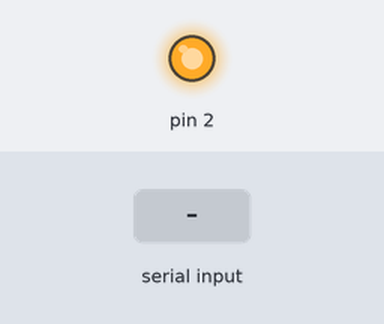
A sketch run on a simulated Arduino Uno, built with avr-gcc and run on an emulated ATmega328P. Parts: output pins drawn as LEDs (lit = HIGH). The inputs (shaded band) are chosen by the test bench.

Above: at 1.2 s.
1.3 s: "stop\n" received over Serial
Timing chart, 0 to 4.3 s (numbered marks = the images above; inputs shaded):
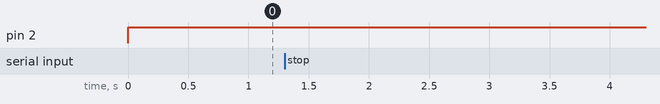

The sketch:

TesterFile.ino
```cpp
String binaryInput = "";

void setup() {
  // put your setup code here, to run once:
  pinMode(2, OUTPUT);
  Serial.begin(9600);
  while(!Serial);
}

void loop() {
  // put your main  code here, to run repeatedly:
  digitalWrite(2, HIGH);
  if(Serial.readStringUntil('\n') == "stop"){
    digitalWrite(2, LOW);
  }
}

String binaryToText(){
  String text = "";
  int len = binaryInput.length();
  for(int i = 0; i < len; i += 8){
    String letter = binaryInput.substring(i, i+8);
    char c = strtol(letter.c_str(), NULL, 2);
    Serial.print(c);
    text += c;
  }
  Serial.println();
  return text;
}
```
